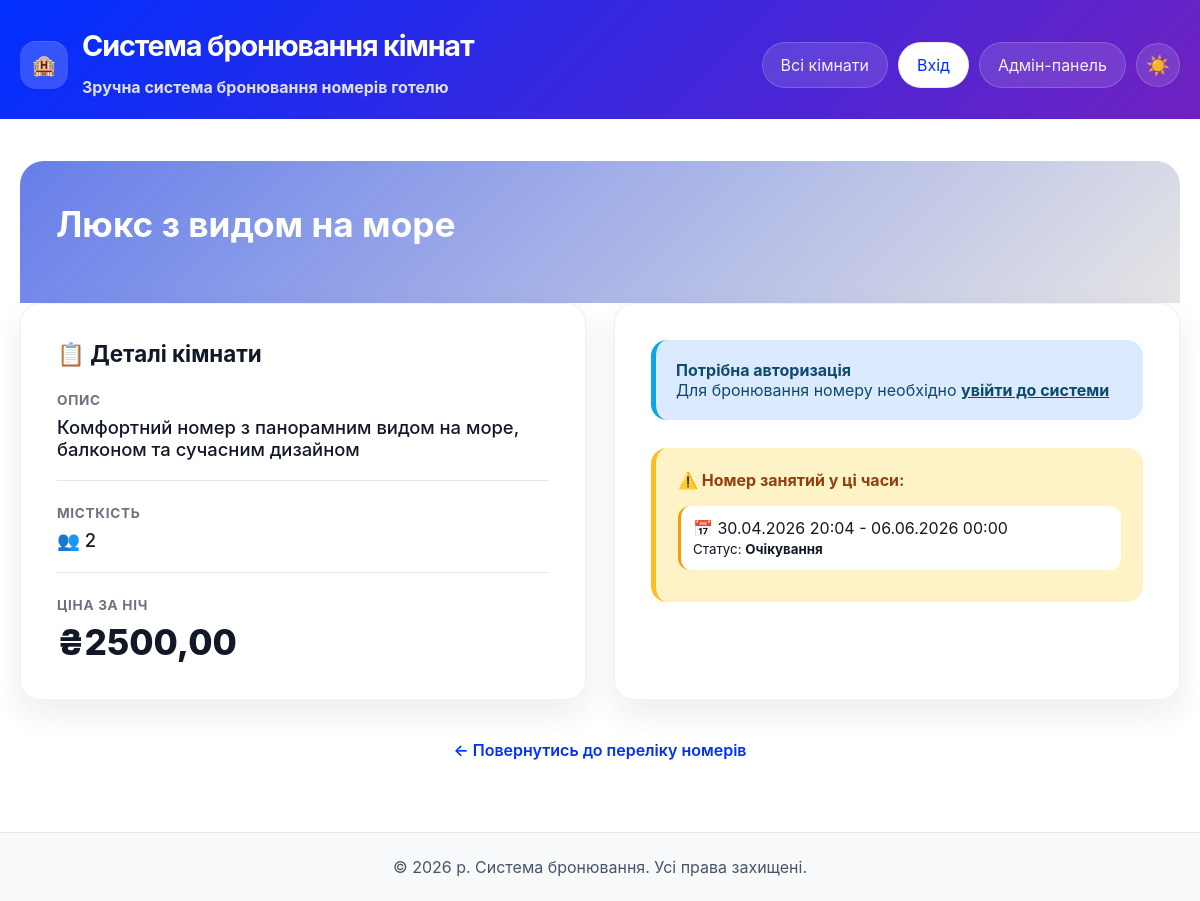
Page /room/6/ on the committed database.
### booking/models.py (models this page shows, shortened)
class Settings(models.Model):
    background_color = models.CharField(
        max_length=7,
        default='#ffffff',
        help_text='Колір фону сайту'
    )
    primary_color = models.CharField(
        max_length=7,
        default='#667eea',
        help_text='Основний колір (заголовки, кнопки)'
    )
    secondary_color = models.CharField(
        max_length=7,
        default='#764ba2',
        help_text='Вторинний колір (градієнти, акценти)'
    )
    text_color = models.CharField(
        max_length=7,
        default='#333333',
        help_text='Колір тексту'
    )
    site_title = models.CharField(
        max_length=200,
        default='Система бронювання кімнат',
        help_text='Назва сайту'
    )
    site_description = models.TextField(
        default='Зручна система бронювання номерів готелю',
        help_text='Опис сайту'
    )
    created_at = models.DateTimeField(auto_now_add=True)
    updated_at = models.DateTimeField(auto_now=True)
    class Meta:
        verbose_name = 'Настройки сайту'
        verbose_name_plural = 'Настройки сайту'
    @classmethod
    def get_settings(cls):
        settings, created = cls.objects.get_or_create(id=1)
        return settings

class Room(models.Model):
    name = models.CharField(max_length=100)
    description = models.TextField()
    capacity = models.IntegerField()
    price = models.DecimalField(max_digits=8, decimal_places=2)
    color = models.CharField(
        max_length=7,
        default='#667eea',
        help_text='Колір кімнати у форматі HEX (наприклад: #FF5733)'
    )

class Booking(models.Model):
    STATUS_CHOICES = [
        ('pending', 'Очікування'),
        ('confirmed', 'Підтверджено'),
        ('cancelled', 'Відмінено'),
    ]
    user = models.ForeignKey(User, on_delete=models.CASCADE)
    room = models.ForeignKey(Room, on_delete=models.CASCADE)
    start_date = models.DateTimeField()
    end_date = models.DateTimeField()
    status = models.CharField(max_length=20, choices=STATUS_CHOICES, default='pending')

### booking/views.py (the view)
# urls.py: path('room/<int:room_id>/', views.room_detail, name='room_detail'),
def room_detail(request, room_id):
    room = get_object_or_404(Room, id=room_id)
    bookings = Booking.objects.filter(room=room, status__in=['confirmed', 'pending'])
    context = {
        'room': room,
        'bookings': bookings,
    }
    return render(request, 'booking/room_detail.html', context)

### booking/context_processors.py (called while the page is built)
def settings_context(request):
    settings = Settings.get_settings()
    return {
        'settings': settings
    }

### templates/booking/room_detail.html (shortened to what this page needs)
{% extends 'booking/base.html' %}
{% block content %}
<div class="room-detail-wrapper">
    <div class="room-card-header" style="--room-color: {{ room.color }}">
        <h2>{{ room.name }}</h2>
    </div>
    <div class="room-grid">
        <div class="room-details-card">
            <h3>📋 Деталі кімнати</h3>
            <div class="detail-item">
                <div class="detail-label">Опис</div>
                <div class="detail-value">{{ room.description }}</div>
            </div>
            <div class="detail-item">
                <div class="detail-label">Місткість</div>
                <div class="detail-value">👥 {{ room.capacity }} {{ room.capacity|pluralize:"особа,особи,осіб" }}</div>
            </div>
            <div class="detail-item">
                <div class="detail-label">Ціна за ніч</div>
                <div class="price-large">₴{{ room.price }}</div>
            </div>
        </div>
        <div class="booking-card" style="--room-color: {{ room.color }}">
            {% if user.is_authenticated %}
                <h3>🗓️ Забронювати номер</h3>
                <form method="post" action="{% url 'create_booking' room.id %}">
                    {% csrf_token %}
                    <div class="form-group">
                        <label for="start_date">Дата і час початку:</label>
                        <input type="datetime-local" id="start_date" name="start_date" required>
                    </div>
                    <div class="form-group">
                        <label for="end_date">Дата і час закінчення:</label>
                        <input type="datetime-local" id="end_date" name="end_date" required>
                    </div>
                    <button type="submit" class="btn-book">✓ Забронювати</button>
                </form>
            {% else %}
                <div class="booking-prompt login">
                    <strong>Потрібна авторизація</strong><br>
                    Для бронювання номеру необхідно <a href="{% url 'login' %}">увійти до системи</a>
                </div>
            {% endif %}
            {% if bookings %}
                <div class="bookings-list">
                    <h4>⚠️ Номер занятий у ці часи:</h4>
                    {% for booking in bookings %}
                        <div class="booking-item">
                            📅 {{ booking.start_date|date:"d.m.Y H:i" }} - {{ booking.end_date|date:"d.m.Y H:i" }}
                            <br>
                            <small>Статус: <strong>{{ booking.get_status_display }}</strong></small>
                        </div>
                    {% endfor %}
                </div>
            {% endif %}
        </div>
    </div>
    <p style="margin-top: 40px; text-align: center;">
        <a href="{% url 'room_list' %}" style="color: var(--primary-color); text-decoration: none; font-weight: 600;">← Повернутись до переліку номерів</a>
    </p>
</div>
{% endblock %}

### templates/booking/base.html (shortened to what this page needs)
<!DOCTYPE html>
<html lang="ru">
<head>
</head>
<body>
    <div class="page-shell">
        <header>
            <div class="header-inner container">
                <div class="site-brand">
                    <span>🏨</span>
                    <div>
                        <h1>{{ settings.site_title }}</h1>
                        <p class="site-description">{{ settings.site_description }}</p>
                    </div>
                </div>
                <nav>
                    <a href="{% url 'room_list' %}" class="nav-link">Всі кімнати</a>
                    {% if user.is_authenticated %}
                        <a href="{% url 'my_bookings' %}" class="nav-link">Мої бронювання</a>
                        {% if user.is_staff %}
                            <a href="{% url 'settings' %}" class="nav-action admin-link">⚙️ Настройки</a>
                        {% endif %}
                        <form method="post" action="{% url 'logout' %}">
                            {% csrf_token %}
                            <button type="submit" class="nav-action">Вихід ({{ user.username }})</button>
                        </form>
                    {% else %}
                        <a href="{% url 'login' %}" class="nav-action">Вхід</a>
                    {% endif %}
                    <a href="{% url 'admin:index' %}" class="nav-link">Адмін-панель</a>
                    <button id="theme-toggle" class="theme-toggle" title="Переключити тему">☀️</button>
                </nav>
            </div>
        </header>
        <main class="container">
            {% block content %}{% endblock %}
        </main>
        <footer>
            <p>&copy; 2026 р. Система бронювання. Усі права захищені.</p>
        </footer>
    </div>
</body>
</html>

### rows in the picture
Settings: site_title "Система бронювання кімнат", site_description "Зручна система бронювання номерів готелю"
Room: name "Люкс з видом на море", description "Комфортний номер з панорамним видом на море, балконом та сучасним дизайном", capacity "2", price "2500,00"
Booking: start_date "30.04.2026 20:04", end_date "06.06.2026 00:00", status "Очікування"
